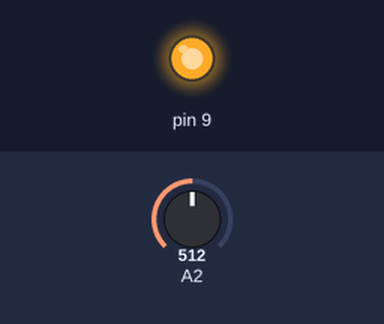
This sketch was run on a simulated Arduino Uno, built with avr-gcc and run on an emulated ATmega328P. Shown: output pins drawn as LEDs (lit = HIGH). The test bench sets the inputs (shaded band); at power-on: A2 = 512.

Above: at 1.3 s.
1.4 s: A2 set to 492
At 2.3 s:
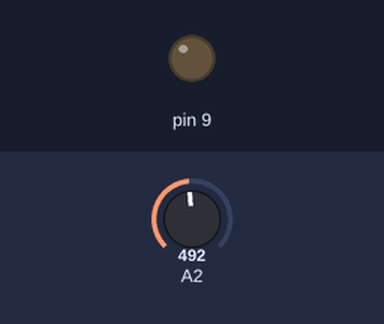
3.0 s: A2 set to 510
At 3.7 s:
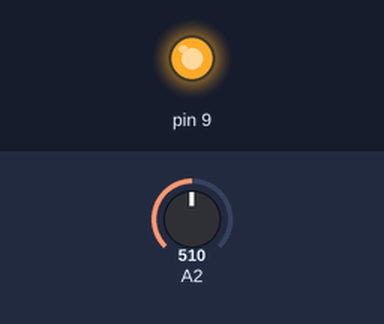
4.5 s: A2 set to 490
At 4.8 s:
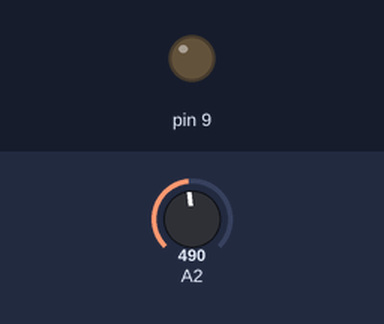
Timing chart, 0 to 7.5 s (numbered marks = the images above; inputs shaded):
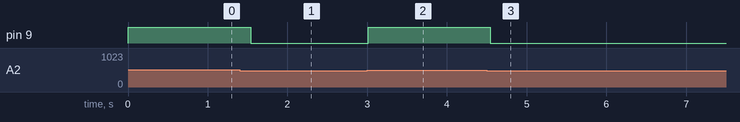

The sketch:

G_potentiometer_led_switch.ino
```cpp
/* Or also turn on the LED only if the value read from the
potentiometer exceeds a certain threshold: */
int valPot=0;
void setup() {
  // put your setup code here, to run once:
pinMode(9,OUTPUT);
}

void loop() {
  // put your main code here, to run repeatedly:
valPot=analogRead(2);
if (valPot>500){
  digitalWrite(9,HIGH);
}else{
  digitalWrite(9,LOW);
}
delay(valPot);
}
```

Measured:
- the behaviour switches between 501 and 500 on A2 (found by bisection; images 0 and 1)
- after the input at 1.4 s, pin 9: HIGH → LOW after 0.14 s
- after the input at 3.0 s, pin 9: LOW → HIGH at once
- after the input at 4.5 s, pin 9: HIGH → LOW at once
